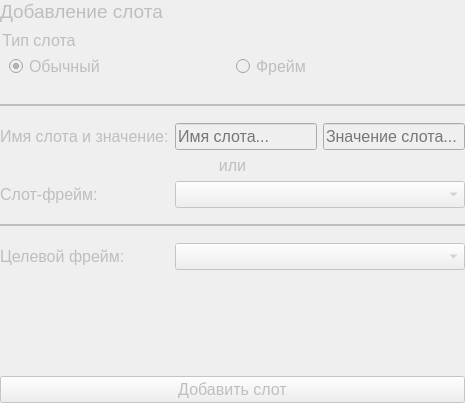
       <widget class="QGroupBox" name="addSlotGroupBox">
        <property name="enabled">
         <bool>false</bool>
        </property>
        <property name="sizePolicy">
         <sizepolicy hsizetype="Maximum" vsizetype="Preferred">
          <horstretch>0</horstretch>
          <verstretch>0</verstretch>
         </sizepolicy>
        </property>
        <property name="styleSheet">
         <string notr="true">QGroupBox {
	border: 0
}</string>
        </property>
        <property name="title">
         <string/>
        </property>
        <layout class="QGridLayout" name="gridLayout_4">
         <property name="leftMargin">
          <number>0</number>
         </property>
         <property name="topMargin">
          <number>0</number>
         </property>
         <property name="rightMargin">
          <number>0</number>
         </property>
         <property name="bottomMargin">
          <number>0</number>
         </property>
         <item row="12" column="0">
          <widget class="QLabel" name="targetFrameLabel">
           <property name="font">
            <font>
             <pointsize>12</pointsize>
            </font>
           </property>
           <property name="text">
            <string>Целевой фрейм:</string>
           </property>
          </widget>
         </item>
         <item row="4" column="0" colspan="3">
          <spacer name="verticalSpacer_3">
           <property name="orientation">
            <enum>Qt::Vertical</enum>
           </property>
           <property name="sizeType">
            <enum>QSizePolicy::Fixed</enum>
           </property>
           <property name="sizeHint" stdset="0">
            <size>
             <width>20</width>
             <height>10</height>
            </size>
           </property>
          </spacer>
         </item>
         <item row="12" column="1" colspan="2">
          <widget class="QComboBox" name="targetFrames">
           <property name="font">
            <font>
             <pointsize>12</pointsize>
            </font>
           </property>
           <property name="placeholderText">
            <string/>
           </property>
          </widget>
         </item>
         <item row="2" column="0" colspan="3">
          <spacer name="verticalSpacer_4">
           <property name="orientation">
            <enum>Qt::Vertical</enum>
           </property>
           <property name="sizeType">
            <enum>QSizePolicy::Fixed</enum>
           </property>
           <property name="sizeHint" stdset="0">
            <size>
             <width>20</width>
             <height>10</height>
            </size>
           </property>
          </spacer>
         </item>
         <item row="5" column="2">
          <widget class="QLineEdit" name="slotValue">
           <property name="font">
            <font>
             <pointsize>12</pointsize>
            </font>
           </property>
           <property name="placeholderText">
            <string>Значение слота...</string>
           </property>
          </widget>
         </item>
         <item row="3" column="0" colspan="3">
          <widget class="Line" name="line_3">
           <property name="styleSheet">
            <string notr="true"/>
           </property>
           <property name="frameShadow">
            <enum>QFrame::Plain</enum>
           </property>
           <property name="lineWidth">
            <number>2</number>
           </property>
           <property name="orientation">
            <enum>Qt::Horizontal</enum>
           </property>
          </widget>
         </item>
         <item row="7" column="0">
          <widget class="QLabel" name="slotFrameLabel">
           <property name="enabled">
            <bool>false</bool>
           </property>
           <property name="font">
            <font>
             <pointsize>12</pointsize>
            </font>
           </property>
           <property name="text">
            <string>Слот-фрейм:</string>
           </property>
          </widget>
         </item>
         <item row="10" column="0" colspan="3">
          <spacer name="verticalSpacer">
           <property name="orientation">
            <enum>Qt::Vertical</enum>
           </property>
           <property name="sizeType">
            <enum>QSizePolicy::Fixed</enum>
           </property>
           <property name="sizeHint" stdset="0">
            <size>
             <width>20</width>
             <height>10</height>
            </size>
           </property>
          </spacer>
         </item>
         <item row="0" column="0" colspan="3">
          <widget class="QLabel" name="label_4">
           <property name="sizePolicy">
            <sizepolicy hsizetype="Preferred" vsizetype="Maximum">
             <horstretch>0</horstretch>
             <verstretch>0</verstretch>
            </sizepolicy>
           </property>
           <property name="font">
            <font>
             <pointsize>14</pointsize>
            </font>
           </property>
           <property name="text">
            <string>Добавление слота</string>
           </property>
           <property name="alignment">
            <set>Qt::AlignLeading|Qt::AlignLeft|Qt::AlignTop</set>
           </property>
          </widget>
         </item>
         <item row="5" column="0">
          <widget class="QLabel" name="slotNameValueLabel">
           <property name="font">
            <font>
             <pointsize>12</pointsize>
            </font>
           </property>
           <property name="text">
            <string>Имя слота и значение:</string>
           </property>
          </widget>
         </item>
         <item row="6" column="0" colspan="3">
          <widget class="QLabel" name="label_8">
           <property name="sizePolicy">
            <sizepolicy hsizetype="Preferred" vsizetype="Maximum">
             <horstretch>0</horstretch>
             <verstretch>0</verstretch>
            </sizepolicy>
           </property>
           <property name="font">
            <font>
             <pointsize>12</pointsize>
            </font>
           </property>
           <property name="text">
            <string>или</string>
           </property>
           <property name="alignment">
            <set>Qt::AlignCenter</set>
           </property>
          </widget>
         </item>
         <item row="14" column="0" colspan="3">
          <widget class="QPushButton" name="addSlot">
           <property name="sizePolicy">
            <sizepolicy hsizetype="Expanding" vsizetype="Fixed">
             <horstretch>0</horstretch>
             <verstretch>0</verstretch>
            </sizepolicy>
           </property>
           <property name="font">
            <font>
             <pointsize>12</pointsize>
            </font>
           </property>
           <property name="text">
            <string>Добавить слот</string>
           </property>
          </widget>
         </item>
         <item row="8" column="0" colspan="3">
          <spacer name="verticalSpacer_2">
           <property name="orientation">
            <enum>Qt::Vertical</enum>
           </property>
           <property name="sizeType">
            <enum>QSizePolicy::Fixed</enum>
           </property>
           <property name="sizeHint" stdset="0">
            <size>
             <width>20</width>
             <height>10</height>
            </size>
           </property>
          </spacer>
         </item>
         <item row="5" column="1">
          <widget class="QLineEdit" name="slotName">
           <property name="font">
            <font>
             <pointsize>12</pointsize>
            </font>
           </property>
           <property name="placeholderText">
            <string>Имя слота...</string>
           </property>
          </widget>
         </item>
         <item row="1" column="0" colspan="3">
          <widget class="QGroupBox" name="slotTypeGroupBox">
           <property name="enabled">
            <bool>false</bool>
           </property>
           <property name="sizePolicy">
            <sizepolicy hsizetype="Preferred" vsizetype="Maximum">
             <horstretch>0</horstretch>
             <verstretch>0</verstretch>
            </sizepolicy>
           </property>
           <property name="font">
            <font>
             <pointsize>12</pointsize>
            </font>
           </property>
           <property name="title">
            <string>Тип слота</string>
           </property>
           <layout class="QGridLayout" name="gridLayout_6">
            <property name="topMargin">
             <number>25</number>
            </property>
            <item row="0" column="1">
             <widget class="QRadioButton" name="slotFrameType">
              <property name="font">
               <font>
                <pointsize>12</pointsize>
               </font>
              </property>
              <property name="text">
               <string>Фрейм</string>
              </property>
              <property name="checked">
               <bool>false</bool>
              </property>
             </widget>
            </item>
            <item row="0" column="0">
             <widget class="QRadioButton" name="slotRegularType">
              <property name="font">
               <font>
                <pointsize>12</pointsize>
               </font>
              </property>
              <property name="text">
               <string>Обычный</string>
              </property>
              <property name="checked">
               <bool>true</bool>
              </property>
             </widget>
            </item>
           </layout>
          </widget>
         </item>
         <item row="9" column="0" colspan="3">
          <widget class="Line" name="line">
           <property name="styleSheet">
            <string notr="true"/>
           </property>
           <property name="frameShadow">
            <enum>QFrame::Plain</enum>
           </property>
           <property name="lineWidth">
            <number>2</number>
           </property>
           <property name="orientation">
            <enum>Qt::Horizontal</enum>
           </property>
          </widget>
         </item>
         <item row="7" column="1" colspan="2">
          <widget class="QComboBox" name="slotFrames">
           <property name="enabled">
            <bool>false</bool>
           </property>
           <property name="font">
            <font>
             <pointsize>12</pointsize>
            </font>
           </property>
           <property name="placeholderText">
            <string/>
           </property>
          </widget>
         </item>
         <item row="13" column="0" colspan="3">
          <spacer name="verticalSpacer_6">
           <property name="orientation">
            <enum>Qt::Vertical</enum>
           </property>
           <property name="sizeType">
            <enum>QSizePolicy::Minimum</enum>
           </property>
           <property name="sizeHint" stdset="0">
            <size>
             <width>20</width>
             <height>100</height>
            </size>
           </property>
          </spacer>
         </item>
        </layout>
       </widget>
